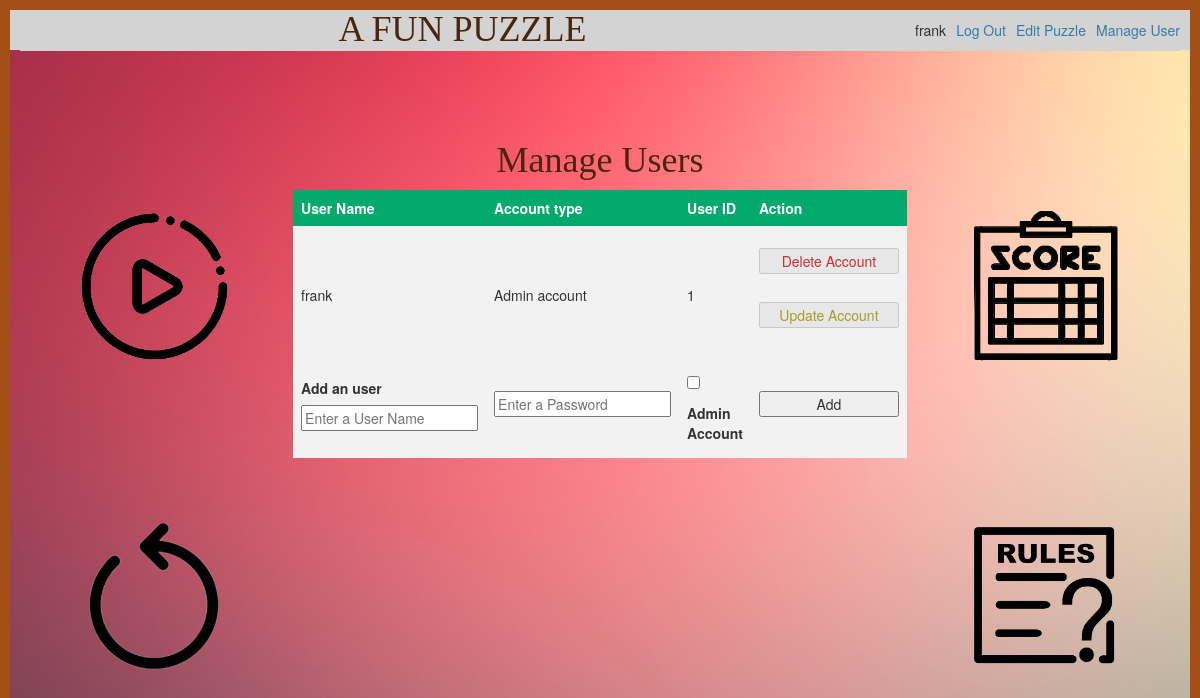
The app's page /manage (signed in), older data.
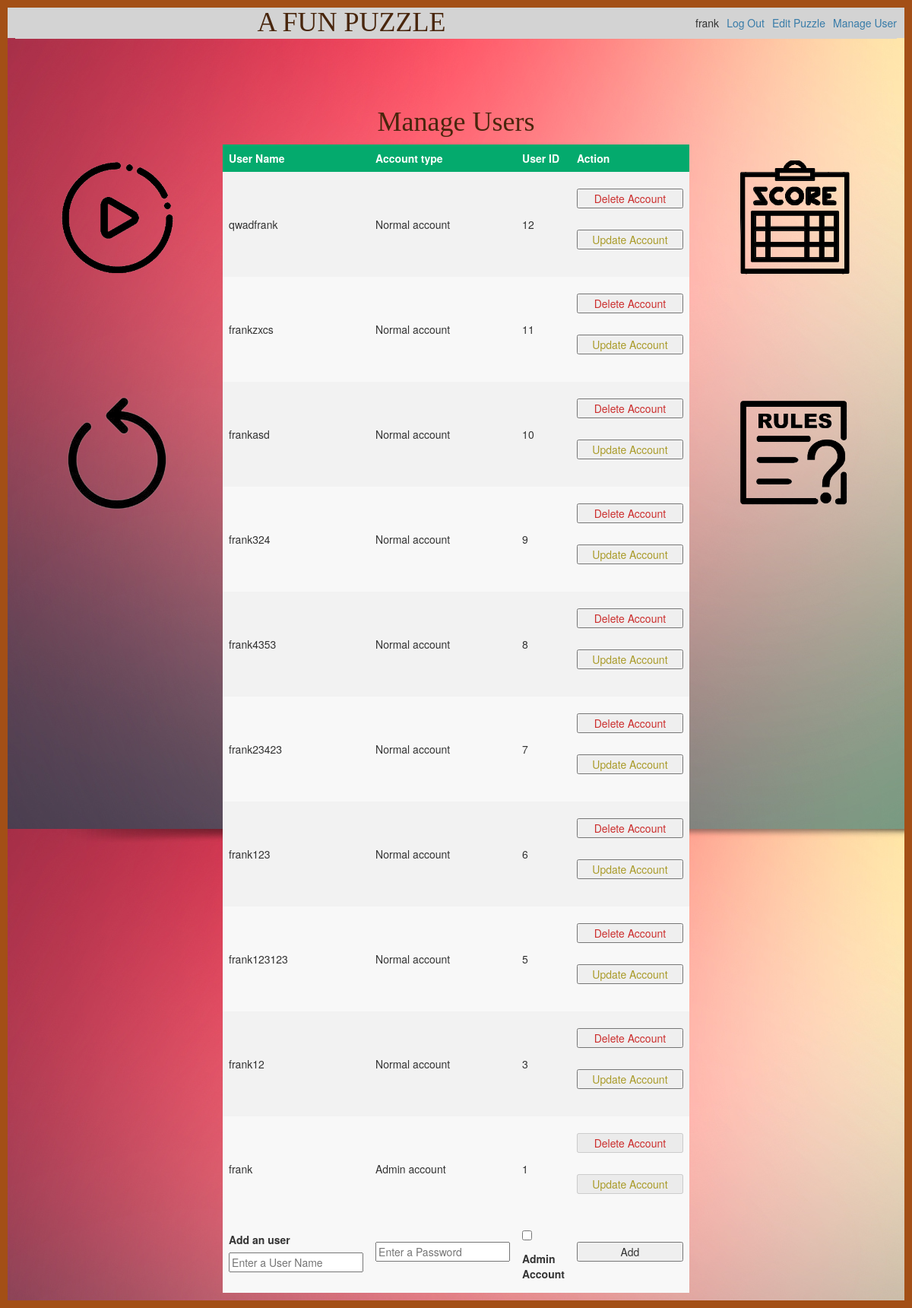
The same page, newer data.
### tables this page shows
CREATE TABLE user (
  id INTEGER PRIMARY KEY AUTOINCREMENT,
  username TEXT UNIQUE NOT NULL,
  password TEXT NOT NULL,
  isadmin INTEGER NOT NULL

);

### flaskapp/play.py (the view, shortened to what this page needs)
@bp.route('/manage', methods=('GET', 'POST'))
@login_required
def manage():
    db = get_db()
    users = db.execute(
        'SELECT id, username, isadmin'
        ' FROM user '
        ' ORDER BY id DESC'
    ).fetchall()
    return render_template('play/manage.html', users=users)

### flaskapp/auth.py (called while the page is built)
@bp.before_app_request
def load_logged_in_user():
    user_id = session.get('user_id')
    if user_id is None:
        g.user = None
    else:
        g.user = get_db().execute(
            'SELECT * FROM user WHERE id = ?', (user_id,)
        ).fetchone()

def login_required(view):
    @functools.wraps(view)
    def wrapped_view(**kwargs):
        if g.user is None:
            return redirect(url_for('auth.login'))
        return view(**kwargs)
    return wrapped_view

### flaskapp/db.py (called while the page is built)
def get_db():
    if 'db' not in g:
        g.db = sqlite3.connect(
            current_app.config['DATABASE'],
            detect_types=sqlite3.PARSE_DECLTYPES
        )
        g.db.row_factory = sqlite3.Row
    return g.db

### flaskapp/templates/play/manage.html (shortened to what this page needs)
{% extends 'base.html' %}
{% block content %}
    {% if g.user['isadmin'] == 1 %}
    <div class="row">
      <div class="col-xs-12">
        <h1>{% block title %}Manage Users {% endblock %}</h1>
      </div>
      <div class="col-xs-12">
        <table id="scoreboard">
          <tr>
            <th>User Name</th>
            <th>Account type</th>
            <th>User ID</th>
            <th>Action</th>
          </tr>
          {% for user in users %}
          <tr>
            <td>{{ user[1] }}</td>
            {% if user[2] == 1 %}
            <td>Admin account</td>
            {% else %}
            <td>Normal account {{user[3]}}</td>
            {% endif %}
            <td>{{ user[0] }}</td>
            <td>
              {% if g.user['id'] != user['id'] %}
              <form action="{{ url_for('play.delete', id=user['id']) }}" method="post">
                <input class="danger actions" type="submit" value="Delete Account">
              </form>
              <form action="{{ url_for('play.changeaccounttype', id=user['id']) }}" method="post">
                <input class="warning actions" type="submit" value="Update Account">
              </form>
              {% else %}
              <form action="{{ url_for('play.delete', id=user['id']) }}" method="post">
                <input class="danger" type="submit" value="Delete Account" disabled>
              </form>
              <form action="{{ url_for('play.changeaccounttype', id=user['id']) }}" method="post">
                <input class="warning" type="submit" value="Update Account" disabled>
              </form>
              {% endif %}
            </td>
          </tr>
          {% endfor %}
          <tr>
            <form method="post">
              <td>
                <label for="username">Add an user</label>
                <input name="username" id="username" placeholder="Enter a User Name" required>
              </td>
              <td>
                <input type="password" name="password" id="password" placeholder="Enter a Password" required>
              </td>
              <td>
                <input type="checkbox" name="adminpass" id="adminpass" placeholder="" value="1">
                <label for="adminpass">Admin Account</label>
              </td>
              <td>
                <input type="submit" value="Add">
              </td>
            </form>
          </tr>
        </table>
      </div>
    </div>
    {% else %}
    <h1>Permission denied, Please contact admin to gain access.</h1>
    {% endif %}
{% endblock %}

### flaskapp/templates/base.html (shortened to what this page needs)
<!doctype html>
<link rel="stylesheet" href="https://maxcdn.bootstrapcdn.com/bootstrap/3.4.1/css/bootstrap.min.css">
<link rel="stylesheet" href="{{ url_for('static', filename='css/style.css') }}">
<nav>
  <h1>A FUN PUZZLE</h1>
  <ul>
    {% if g.user %}
      <li><span>{{ g.user['username'] }}</span>
      <li><a href="{{ url_for('auth.logout') }}">Log Out</a>
      {% if g.user['isadmin'] == 1 %}
      <li><a href="{{ url_for('play.edit') }}">Edit Puzzle</a>
      <li><a href="{{ url_for('play.manage') }}">Manage User</a>
      {% endif %}
    {% else %}
      <li><a href="{{ url_for('auth.register') }}">Register</a>
      <li><a href="{{ url_for('auth.login') }}">Log In</a>
    {% endif %}
  </ul>
</nav>
<section class="content">
  <header>
  </header>
  <div class="row" >
    <div class="col-sm-3 col-xs-12 centerdiv maindivs">
      <div class="row">
        <div class="col-sm-12 col-xs-6 centerdiv">
          <a href="/play#iFrame1">
            <div class="play buttondiv">
            </div>
          </a>
        </div>
        <div class="col-sm-12 col-xs-6 centerdiv">
          <a href="/restart">
            <div class="restart buttondiv">
            </div>
          </a>
        </div>
      </div>
    </div>
    <div class="col-sm-6 col-xs-12 gamediv maindivs">
  {% block content %}
  {% endblock %}
</div>
<div class="col-sm-3 col-xs-12 centerdiv maindivs">
  <div class="row">
    <div class="col-sm-12 col-xs-6 centerdiv">
      <a href="/score">
        <div class="score buttondiv">
        </div>
      </a>
    </div>
    <div class="col-sm-12 col-xs-6 centerdiv">
      <a href="/rules">
        <div class="rules buttondiv">
        </div>
      </a>
    </div>
  </div>
</div>
</div>
</section>

### flaskapp/static/css/style.css (style rules this page uses)
.gamediv { margin-top: 10vh; display: flex; display: -webkit-flex; justify-content: center; align-items: center; }
.centerdiv { display: flex; justify-content: center; }
.buttondiv { margin-top: 20vh; margin-left: 20px; margin-right: 20px; height: 150px; width: 150px; background-repeat: no-repeat; background-size: contain; transition: 0.3s; }
.play { background-image: url("pics/play.png"); }
.restart { background-image: url("pics/restart.png"); }
.score { background-image: url("pics/score.png"); }
.rules { background-image: url("pics/rules.png"); }
table { border-collapse: collapse; width: 100%; }
th, td { text-align: left; padding: 8px; }
tr:nth-child(even) { background-color: #f2f2f2 }
tr:nth-child(odd) { background-color: #f8f8f8 }
th { background-color: #04AA6D; color: white; }
h1 { text-align: center; font-family: serif; color: #49260d; margin: 1rem 0; }
a { color: #377ba8; }
nav { background: lightgray; display: flex; align-items: center; padding: 0 0.5rem; }
nav h1 { flex: auto; margin: 0; }
nav ul { display: flex; list-style: none; margin: 0; padding: 0; }
nav ul li a, nav ul li span, header .action { display: block; padding: 0.5rem; }
.content { padding: 0 1rem 1rem; }
.content>header { border-bottom: 1px solid lightgray; display: flex; align-items: flex-end; }
.content:last-child { margin-bottom: 0; }
.content form { margin: 1em 0; display: flex; flex-direction: column; }
.content label { font-weight: bold; margin-bottom: 0.5em; }
.content input, .content textarea { margin-bottom: 1em; }
input.danger { color: #cc2f2e; }
input.warning { color: #aa9b2a; }
input[type=submit] { align-self: start; min-width: 10em; }

Row changes from the older to the newer data that the page shows:
added user: username "qwadfrank", id "12"
added user: username "frankzxcs", id "11"
added user: username "frankasd", id "10"
added user: username "frank324", id "9"
added user: username "frank4353", id "8"
added user: username "frank23423", id "7"
added user: username "frank123", id "6"
added user: username "frank123123", id "5"
added user: username "frank12", id "3"
